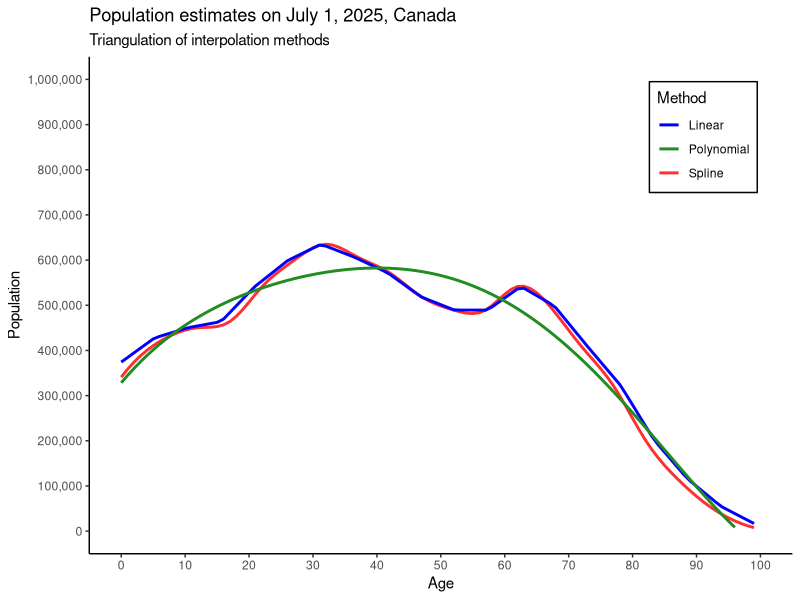

Write R code to recreate this figure. (Note: this script raises an error after producing the figure.)
# this .r script smooths population estimates reported for 5-year age groups into population estimates for 1-year age groups

# togethr, both functions calculate three different interpolation techniques: k-order polynomial, linear, and spline interpolation

# don't run
# install.packages(c("knitr", "tidyverse", "magrittr", "ggplot2", "scales"))



# load 5-year age group counts for the population
# https://www150.statcan.gc.ca/t1/tbl1/en/tv.action?pid=1710000501
census <- data.frame( # population totals, 2025
  age = c(
    "0-4",
    "5-9",
    "10-14",
    "15-19",
    "20-24",
    "25-29",
    "30-34",
    "35-39",
    "40-44",
    "45-49",
    "50-54",
    "55-59",
    "60-64",
    "65-69",
    "70-74",
    "75-79",
    "80-84",
    "85-89",
    "90-94",
    "95-99"
    ),
  pop = c(
    1871184, 
    2138350, 
    2251628, 
    2319393, 
    2703780, 
    2995647, 
    3175724, 
    3032523, 
    2859631, 
    2593361, 
    2447311, 
    2446446,
    2708208,
    2494286,
    2044533,
    1609542,
    1008273,
     579797,
     275677,
      84078
    )
  )





# 1) function to compute polynomial interpolation ---------------------------------
polynomial <- function(data, k = 1){ # note that a 1-order polynomial is equivalent to linear interpolation
  
  # load pipe locally
  `%>%` <- magrittr::`%>%`

  # stop if the age column is not character
  if (!is.character(data$age)) {
    stop(message("This column must be of class character e.g., '0-4', '5-9', etc."))
  }
  # stop if the column that lists the population is not numeric
  if (!is.numeric(data$pop)) {
    stop(message("This column must be of class numeric."))
  }
  
  # split the string
  string <- stringr::str_split(data$age, pattern = "[-/_;, ]")
  
  # into data frame
  string <- as.data.frame(do.call(rbind, string))

  # recode string to numeric, if string 
  string <- string %>% dplyr::mutate(dplyr::across(dplyr::where(is.character), as.numeric))
  colnames(string) <- c("lo", "hi") 
  
  # join split numeric columns to original data
  data <- cbind(string, data)
  
  # find the center points for the 5-year age brackets i.e., the middle age groups in the numeric coding
  data <- data %>% dplyr::mutate(center = (hi + lo) / 2, bracket_width = abs(hi - lo) + 1 )
    
  # interpolation
  model <- stats::lm(
    # the average population for each age increment in the age bracket
    pop/bracket_width ~ stats::poly(center, degree = k, raw = TRUE), # k-degree polynomial term
    data = data
    )
  print(summary(model)) # display equation
  
  # range
  lo <- min(data$lo); hi <- max(data$hi)
  
  # construct data frame
  newdata <- data.frame( center = seq( from = lo, to = hi, by = 1) )
  
  # estimate census counts by age
  newdata <- newdata %>% dplyr::mutate(pop = stats::predict(model, newdata = .)) %>% dplyr::rename(age = center)
  # newdata <- dplyr::mutate(newdata, pop = round(x = pop, digits = 0)) # round to whole number
  newdata <- dplyr::mutate(newdata, age = lo:hi) # re-scale age distribution
  
  # print age distribution
  print(paste0("age distribution:"))
  print(knitr::kable(newdata)) 
  return(newdata) # return
}
census_poly <- polynomial(data = census, k = 5) 



# function for interpolation ----------------------------------------------------------
interpolationFun <- function(data, method = "spline"){
  
  # load pipe locally
  `%>%` <- magrittr::`%>%`
  
  # stop if age column is not character
  if (!is.character(data$age)) {
    stop(message("The age column must be of class character e.g., '0-4', '5-9', etc."))
  }
    # stop if the column that lists the population is not numeric
  if (!is.numeric(data$pop)) {
    stop(message("This column must be of class numeric."))
  }
  
  # split the string
  string <- stringr::str_split(data$age, pattern = "[-/_;, ]")
  
  # into data frame
  string <- as.data.frame(do.call(rbind, string))

  # recode string to numeric, if string
  string <- string %>% dplyr::mutate(dplyr::across(dplyr::where(is.character), as.numeric))

  # rename columns
  colnames(string) <- c("lo", "hi")
  
  # join
  data <- cbind(string, data)
  
  # find the center points for the 5-year age brackets i.e., the middle age groups in the numeric coding
  data <- data %>% dplyr::mutate(center = (hi + lo) / 2, bracket_width = abs(hi - lo) + 1 )
  
  # range
  lo <- min(data$lo); hi <- max(data$hi)
  
  # construct data frame
  n <- seq(from = lo, to = hi, by = 1)
  
  # the center points
  x <- data$center
  
  # population
  y <- (data$pop / data$bracket_width)
  
  # method
  if (method == "spline") {
  model <- stats::spline( # spline
    x, 
    y, 
    n = length(n), 
    method = "fmm",
    xmin = min(n), 
    xmax = max(n), 
    ties = mean
    )
  } else if (method == "linear") {
    model <- stats::approx( # linear interpolation
        x = x,
        y = y,
        n = length(n),
        method = "linear",
        ties = mean
        )
  }
  newdata <- as.data.frame(model) # coerce to data frame
  newdata <- dplyr::mutate(newdata, x = lo:hi) # rescale age distribution
  newdata <- dplyr::rename(newdata, age = x, pop = y) # rename columns
  # newdata <- dplyr::mutate(newdata, pop = round(x = pop, digits = 0)) # round to whole number
  
  # print age distribution
  print(paste0("age distribution:"))
  print(knitr::kable(newdata)) 
  return(newdata) # return 
}
census_spline <- interpolationFun(data = census, method = "spline")
census_linear <- interpolationFun(data = census, method = "linear")



# compare census estimates by interpolation strategy ---------------------------
test <- function(data, test){
  x <- data[, 2]
  y <- test[, 2]
  r <- stats::cor( # correlation coefficient
    x = x,
    y = y
  )
  print(paste0("correlation coefficient = ", round(x = r, digits = 2)))
}
# run each line separately
test(data = census_poly, test = census_spline)
test(data = census_poly, test = census_linear)
test(data = census_spline , test = census_linear)



# plot the age-graded population estimates
fig_01 <- ggplot2::ggplot() +
  ggplot2::geom_line(data = census_spline, ggplot2::aes(x = age, y = pop, color = "Spline"), size = 1) +
  ggplot2::geom_line(data = census_linear, ggplot2::aes(x = age, y = pop, color = "Linear"), size = 1) +
  ggplot2::geom_line(data = census_poly, ggplot2::aes(x = age, y = pop, color = "Polynomial"), size = 1) +
  ggplot2::scale_color_manual(
    name = "Method", 
    values = c(
      "Spline" = "firebrick1", 
      "Linear" = "blue1",
      "Polynomial" = "forestgreen"
      )
    ) +
  ggplot2::scale_x_continuous(breaks = seq(0, 100, by = 10), limits = c(0, 100)) +
  ggplot2::scale_y_continuous(breaks = seq(0, 1000000, by = 100000), limits = c(0, 1000000),
    labels = scales::label_comma()
    ) +
  ggplot2::labs(
    title = "Population estimates on July 1, 2025, Canada",
    subtitle = "Triangulation of interpolation methods",
    x = "Age", 
    y = "Population"
    ) +
  ggplot2::theme_classic() + 
  ggplot2::theme(
    legend.position = "inside",
    legend.position.inside = c(0.95, 0.95),
    legend.justification = c("right", "top"),
    legend.background = ggplot2::element_rect(fill = "white", color = "black")
    )

# function to output high resolution images
output <- function(filename, figure, path = path, width = 10, height = 5){
  ggplot2::ggsave(
    filename,
    figure,
    path = path, 
    width = width, 
    height = height, 
    device = 'png', 
    dpi = 250 # larger DPI increases the size of the plot aesthetics 
    )
}

# output figure
output(
  filename = "fig_01.png",
  figure = fig_01,
  path = "~/Desktop/",
  width = 10,
  height = 5
  )



# close .r script
